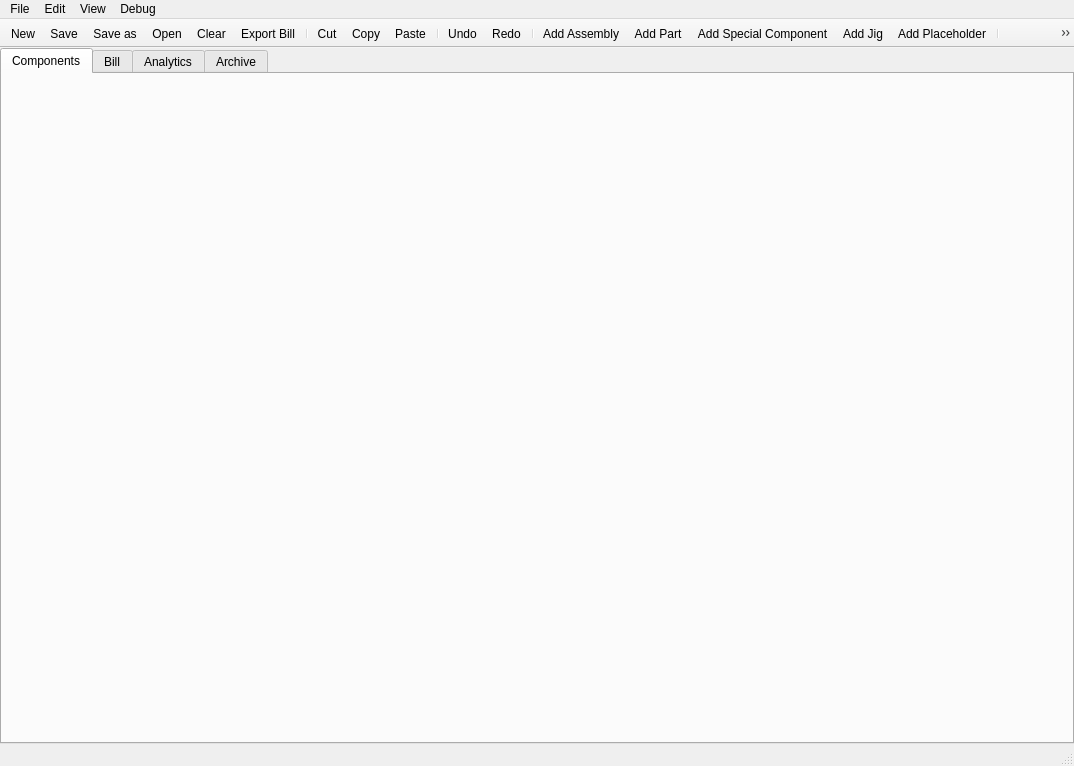
<?xml version="1.0" encoding="UTF-8"?>
<ui version="4.0">
 <class>uiMainWindow</class>
 <widget class="QMainWindow" name="uiMainWindow">
  <property name="geometry">
   <rect>
    <x>0</x>
    <y>0</y>
    <width>1074</width>
    <height>766</height>
   </rect>
  </property>
  <property name="windowTitle">
   <string>MainWindow</string>
  </property>
  <widget class="QWidget" name="centralwidget">
   <layout class="QVBoxLayout" name="verticalLayout">
    <property name="spacing">
     <number>0</number>
    </property>
    <property name="leftMargin">
     <number>0</number>
    </property>
    <property name="topMargin">
     <number>0</number>
    </property>
    <property name="rightMargin">
     <number>0</number>
    </property>
    <property name="bottomMargin">
     <number>0</number>
    </property>
    <item>
     <widget class="QTabWidget" name="tabWidget">
      <property name="currentIndex">
       <number>0</number>
      </property>
      <widget class="QWidget" name="ComponentsPage">
       <attribute name="title">
        <string>Components</string>
       </attribute>
       <layout class="QHBoxLayout" name="horizontalLayout">
        <property name="spacing">
         <number>5</number>
        </property>
        <property name="leftMargin">
         <number>5</number>
        </property>
        <property name="topMargin">
         <number>5</number>
        </property>
        <property name="rightMargin">
         <number>5</number>
        </property>
        <property name="bottomMargin">
         <number>5</number>
        </property>
       </layout>
      </widget>
      <widget class="QWidget" name="BillPage">
       <attribute name="title">
        <string>Bill</string>
       </attribute>
       <layout class="QHBoxLayout" name="horizontalLayout_2">
        <property name="spacing">
         <number>5</number>
        </property>
        <property name="leftMargin">
         <number>5</number>
        </property>
        <property name="topMargin">
         <number>5</number>
        </property>
        <property name="rightMargin">
         <number>5</number>
        </property>
        <property name="bottomMargin">
         <number>5</number>
        </property>
       </layout>
      </widget>
      <widget class="QWidget" name="AnalyticsPage">
       <attribute name="title">
        <string>Analytics</string>
       </attribute>
       <layout class="QHBoxLayout" name="horizontalLayout_3">
        <property name="spacing">
         <number>5</number>
        </property>
        <property name="leftMargin">
         <number>5</number>
        </property>
        <property name="topMargin">
         <number>5</number>
        </property>
        <property name="rightMargin">
         <number>5</number>
        </property>
        <property name="bottomMargin">
         <number>5</number>
        </property>
       </layout>
      </widget>
      <widget class="QWidget" name="ArchivePage">
       <attribute name="title">
        <string>Archive</string>
       </attribute>
       <layout class="QHBoxLayout" name="horizontalLayout_4">
        <property name="spacing">
         <number>5</number>
        </property>
        <property name="leftMargin">
         <number>5</number>
        </property>
        <property name="topMargin">
         <number>5</number>
        </property>
        <property name="rightMargin">
         <number>5</number>
        </property>
        <property name="bottomMargin">
         <number>5</number>
        </property>
       </layout>
      </widget>
     </widget>
    </item>
   </layout>
  </widget>
  <widget class="QMenuBar" name="uiMenu">
   <property name="geometry">
    <rect>
     <x>0</x>
     <y>0</y>
     <width>1074</width>
     <height>21</height>
    </rect>
   </property>
   <widget class="QMenu" name="menuFile">
    <property name="title">
     <string>File</string>
    </property>
    <addaction name="uiActNew"/>
    <addaction name="uiActSave"/>
    <addaction name="uiActSaveas"/>
    <addaction name="uiActOpen"/>
    <addaction name="separator"/>
    <addaction name="uiActClear"/>
    <addaction name="separator"/>
    <addaction name="uiActExportBill"/>
    <addaction name="separator"/>
    <addaction name="uiActArchive"/>
   </widget>
   <widget class="QMenu" name="menuEdit">
    <property name="title">
     <string>Edit</string>
    </property>
    <widget class="QMenu" name="menuAdd">
     <property name="title">
      <string>Add Component</string>
     </property>
     <addaction name="uiActAddAssembly"/>
     <addaction name="uiActAddPart"/>
     <addaction name="uiActAddSpecial"/>
     <addaction name="uiActAddJig"/>
     <addaction name="uiActAddPlaceholder"/>
    </widget>
    <addaction name="menuAdd"/>
    <addaction name="uiActRemove"/>
    <addaction name="separator"/>
    <addaction name="uiActMorph"/>
    <addaction name="uiActUpdate"/>
    <addaction name="separator"/>
    <addaction name="uiActCut"/>
    <addaction name="uiActCopy"/>
    <addaction name="uiActPaste"/>
    <addaction name="separator"/>
    <addaction name="uiActUndo"/>
    <addaction name="uiActRedo"/>
   </widget>
   <widget class="QMenu" name="menuView">
    <property name="title">
     <string>View</string>
    </property>
    <addaction name="uiActExpand"/>
    <addaction name="uiActCollapse"/>
    <addaction name="separator"/>
    <addaction name="uiActDeprecated"/>
   </widget>
   <widget class="QMenu" name="menuDebug">
    <property name="title">
     <string>Debug</string>
    </property>
    <addaction name="uiActLevel"/>
    <addaction name="uiActHash"/>
   </widget>
   <addaction name="menuFile"/>
   <addaction name="menuEdit"/>
   <addaction name="menuView"/>
   <addaction name="menuDebug"/>
  </widget>
  <widget class="QStatusBar" name="uiStatusbar"/>
  <widget class="QToolBar" name="toolBar">
   <property name="windowTitle">
    <string>toolBar</string>
   </property>
   <property name="movable">
    <bool>false</bool>
   </property>
   <property name="floatable">
    <bool>false</bool>
   </property>
   <attribute name="toolBarArea">
    <enum>TopToolBarArea</enum>
   </attribute>
   <attribute name="toolBarBreak">
    <bool>false</bool>
   </attribute>
   <addaction name="uiActNew"/>
   <addaction name="uiActSave"/>
   <addaction name="uiActSaveas"/>
   <addaction name="uiActOpen"/>
   <addaction name="uiActClear"/>
   <addaction name="uiActExportBill"/>
   <addaction name="separator"/>
   <addaction name="uiActCut"/>
   <addaction name="uiActCopy"/>
   <addaction name="uiActPaste"/>
   <addaction name="separator"/>
   <addaction name="uiActUndo"/>
   <addaction name="uiActRedo"/>
   <addaction name="separator"/>
   <addaction name="uiActAddAssembly"/>
   <addaction name="uiActAddPart"/>
   <addaction name="uiActAddSpecial"/>
   <addaction name="uiActAddJig"/>
   <addaction name="uiActAddPlaceholder"/>
   <addaction name="separator"/>
   <addaction name="uiActRemove"/>
   <addaction name="uiActMorph"/>
   <addaction name="uiActUpdate"/>
   <addaction name="separator"/>
   <addaction name="uiActExpand"/>
   <addaction name="uiActCollapse"/>
   <addaction name="uiActDeprecated"/>
   <addaction name="uiActLevel"/>
   <addaction name="uiActHash"/>
  </widget>
  <action name="uiActNew">
   <property name="icon">
    <iconset resource="../resources.qrc">
     <normaloff>:/new.png</normaloff>:/new.png</iconset>
   </property>
   <property name="text">
    <string>New</string>
   </property>
  </action>
  <action name="uiActSave">
   <property name="icon">
    <iconset resource="../resources.qrc">
     <normaloff>:/save.png</normaloff>:/save.png</iconset>
   </property>
   <property name="text">
    <string>Save</string>
   </property>
  </action>
  <action name="uiActSaveas">
   <property name="icon">
    <iconset resource="../resources.qrc">
     <normaloff>:/saveas.png</normaloff>:/saveas.png</iconset>
   </property>
   <property name="text">
    <string>Save as...</string>
   </property>
  </action>
  <action name="uiActOpen">
   <property name="icon">
    <iconset resource="../resources.qrc">
     <normaloff>:/open.png</normaloff>:/open.png</iconset>
   </property>
   <property name="text">
    <string>Open</string>
   </property>
  </action>
  <action name="uiActClear">
   <property name="icon">
    <iconset resource="../resources.qrc">
     <normaloff>:/clear.png</normaloff>:/clear.png</iconset>
   </property>
   <property name="text">
    <string>Clear</string>
   </property>
  </action>
  <action name="uiActExportBill">
   <property name="icon">
    <iconset resource="../resources.qrc">
     <normaloff>:/bill.png</normaloff>:/bill.png</iconset>
   </property>
   <property name="text">
    <string>Export Bill</string>
   </property>
  </action>
  <action name="uiActAddAssembly">
   <property name="icon">
    <iconset resource="../resources.qrc">
     <normaloff>:/assembly.png</normaloff>:/assembly.png</iconset>
   </property>
   <property name="text">
    <string>Add Assembly</string>
   </property>
  </action>
  <action name="uiActAddPart">
   <property name="icon">
    <iconset resource="../resources.qrc">
     <normaloff>:/part.png</normaloff>:/part.png</iconset>
   </property>
   <property name="text">
    <string>Add Part</string>
   </property>
  </action>
  <action name="uiActAddSpecial">
   <property name="icon">
    <iconset resource="../resources.qrc">
     <normaloff>:/hardware.png</normaloff>:/hardware.png</iconset>
   </property>
   <property name="text">
    <string>Add Special Component</string>
   </property>
  </action>
  <action name="uiActAddJig">
   <property name="icon">
    <iconset resource="../resources.qrc">
     <normaloff>:/jig.png</normaloff>:/jig.png</iconset>
   </property>
   <property name="text">
    <string>Add Jig</string>
   </property>
  </action>
  <action name="uiActMorph">
   <property name="icon">
    <iconset resource="../resources.qrc">
     <normaloff>:/morph.png</normaloff>:/morph.png</iconset>
   </property>
   <property name="text">
    <string>Morph Special Component</string>
   </property>
  </action>
  <action name="uiActUpdate">
   <property name="icon">
    <iconset resource="../resources.qrc">
     <normaloff>:/update.png</normaloff>:/update.png</iconset>
   </property>
   <property name="text">
    <string>Update Special Components</string>
   </property>
  </action>
  <action name="uiActExpand">
   <property name="icon">
    <iconset resource="../resources.qrc">
     <normaloff>:/expand.png</normaloff>:/expand.png</iconset>
   </property>
   <property name="text">
    <string>Expand All</string>
   </property>
  </action>
  <action name="uiActCollapse">
   <property name="icon">
    <iconset resource="../resources.qrc">
     <normaloff>:/collapse.png</normaloff>:/collapse.png</iconset>
   </property>
   <property name="text">
    <string>Collapse All</string>
   </property>
  </action>
  <action name="uiActDeprecated">
   <property name="checkable">
    <bool>true</bool>
   </property>
   <property name="checked">
    <bool>true</bool>
   </property>
   <property name="icon">
    <iconset resource="../resources.qrc">
     <normaloff>:/deprecated.png</normaloff>:/deprecated.png</iconset>
   </property>
   <property name="text">
    <string>Hide Deprecated</string>
   </property>
  </action>
  <action name="uiActLevel">
   <property name="checkable">
    <bool>true</bool>
   </property>
   <property name="icon">
    <iconset resource="../resources.qrc">
     <normaloff>:/lv.png</normaloff>:/lv.png</iconset>
   </property>
   <property name="text">
    <string>Show Level</string>
   </property>
  </action>
  <action name="uiActHash">
   <property name="checkable">
    <bool>true</bool>
   </property>
   <property name="icon">
    <iconset resource="../resources.qrc">
     <normaloff>:/id.png</normaloff>:/id.png</iconset>
   </property>
   <property name="text">
    <string>Show Hashes</string>
   </property>
  </action>
  <action name="uiActRemove">
   <property name="icon">
    <iconset resource="../resources.qrc">
     <normaloff>:/remove.png</normaloff>:/remove.png</iconset>
   </property>
   <property name="text">
    <string>Remove</string>
   </property>
  </action>
  <action name="uiActCut">
   <property name="icon">
    <iconset resource="../resources.qrc">
     <normaloff>:/cut.png</normaloff>:/cut.png</iconset>
   </property>
   <property name="text">
    <string>Cut</string>
   </property>
  </action>
  <action name="uiActCopy">
   <property name="icon">
    <iconset resource="../resources.qrc">
     <normaloff>:/copy.png</normaloff>:/copy.png</iconset>
   </property>
   <property name="text">
    <string>Copy</string>
   </property>
  </action>
  <action name="uiActPaste">
   <property name="icon">
    <iconset resource="../resources.qrc">
     <normaloff>:/paste.png</normaloff>:/paste.png</iconset>
   </property>
   <property name="text">
    <string>Paste</string>
   </property>
  </action>
  <action name="uiActUndo">
   <property name="icon">
    <iconset resource="../resources.qrc">
     <normaloff>:/undo.png</normaloff>:/undo.png</iconset>
   </property>
   <property name="text">
    <string>Undo</string>
   </property>
  </action>
  <action name="uiActRedo">
   <property name="icon">
    <iconset resource="../resources.qrc">
     <normaloff>:/redo.png</normaloff>:/redo.png</iconset>
   </property>
   <property name="text">
    <string>Redo</string>
   </property>
  </action>
  <action name="uiActAddPlaceholder">
   <property name="icon">
    <iconset resource="../resources.qrc">
     <normaloff>:/placeholder.png</normaloff>:/placeholder.png</iconset>
   </property>
   <property name="text">
    <string>Add Placeholder</string>
   </property>
  </action>
  <action name="uiActArchive">
   <property name="text">
    <string>Find Archive</string>
   </property>
  </action>
 </widget>
 <resources>
  <include location="../resources.qrc"/>
 </resources>
 <connections/>
</ui>
